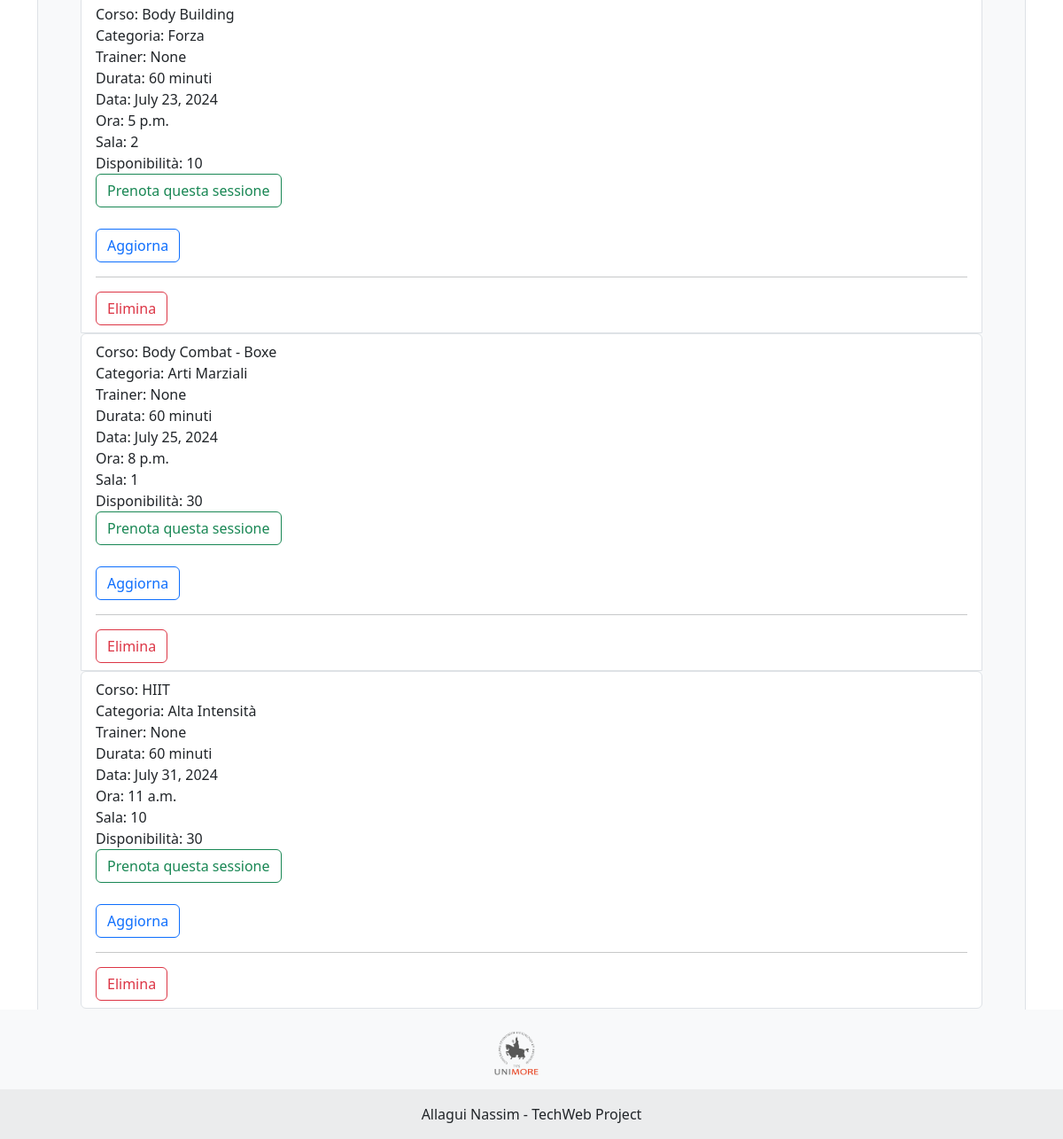
Page /unimoregym/sessioni/disponibili/ (signed in, lower part) on the earlier database version.
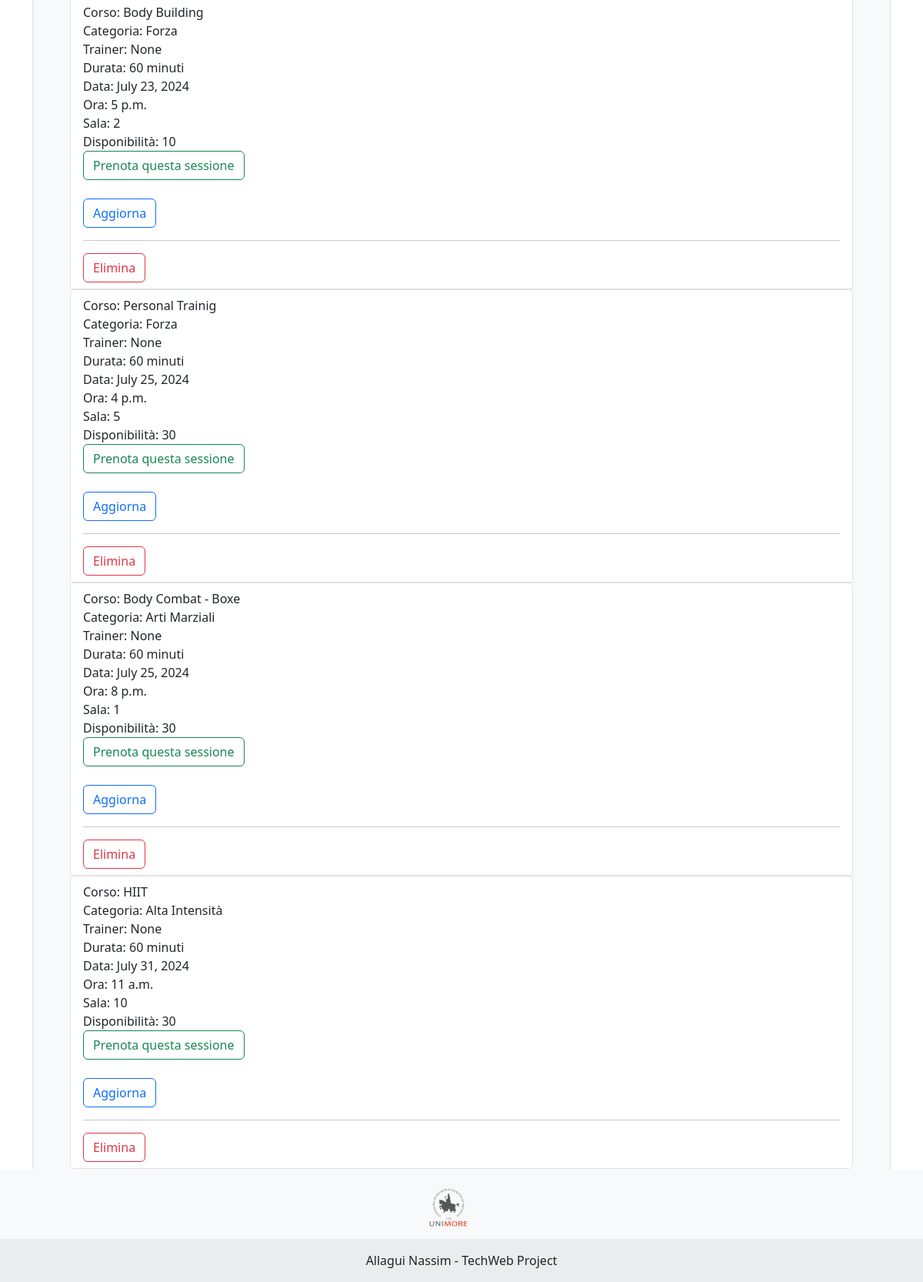
Same page on the later database version.
### unimoregym/models.py (models this page shows, shortened)
class SessioneCorso(models.Model):
    idSessione = models.AutoField(primary_key=True)
    ora = models.TimeField()
    data = models.DateField()
    sala_corso = models.IntegerField()
    disponibilita = models.IntegerField(default=30)
    fk_corso = models.ForeignKey(Corso, on_delete=models.CASCADE)

class Corso(models.Model):
    idcorso = models.CharField(max_length=255, primary_key=True)
    nome = models.CharField(max_length=255)
    categoria = models.CharField(max_length=255, default="")
    descrizione = models.TextField()
    durata = models.IntegerField(default=60, help_text="Durata in minuti")
    fk_trainer = models.ForeignKey(Trainer, on_delete=models.CASCADE, null=True, blank=True)
    valutazione_media = models.FloatField(default=0)
    class Meta:
        verbose_name_plural = "Corsi"

### unimoregym/views.py (the view, shortened to what this page needs)
# urls.py: path('sessioni/disponibili/', sessioni_disponibili, name='sessioni_disponibili'),
@login_required
def sessioni_disponibili(request): #MOSTRA UNA LISTA DI TUTTE LE SESSIONI
    today = timezone.now().date()
    user = request.user
    prenotate = PrenotazioneUtenteCorso.objects.filter(fk_utente=user).values_list('fk_sessione_id', flat=True)
    sessioni = SessioneCorso.objects.exclude(idSessione__in=prenotate, data__gte=today).order_by('data', 'ora')
    return render(request, 'gym/sessioni_disponibili.html', {'sessioni': sessioni})

### unimoregym/templates/gym/sessioni_disponibili.html (shortened to what this page needs)
{% extends 'base_page.html' %}
{% load static %}
{% block content %}
    <div class="h-200 p-5 bg-light border rounded-3" style="margin-bottom: 10px">
    {% for sessione in sessioni %}
      <ul class="list-group">
      <li class="list-group-item">
        Corso: {{ sessione.fk_corso.nome }} <br>
        Categoria: {{ sessione.fk_corso.categoria }} <br>
        Trainer: {{ sessione.fk_corso.fk_trainer }} <br>
        Durata: {{ sessione.fk_corso.durata }} minuti <br>
        Data: {{ sessione.data }}<br>
        Ora: {{ sessione.ora }}<br>
        Sala: {{ sessione.sala_corso }}<br>
        Disponibilità: {{ sessione.disponibilita }}<br>
        <form method="post">
          <button type="submit" class="btn btn-outline-success">Prenota questa sessione</button>
        </form><br>
      {% if "Owner" in user.groups.all.0.name or user.is_staff %}
            <a class="btn btn-outline-primary" href="{% url 'unimoregym:aggiorna_sessione' sessione.pk %}" style="margin-right: 10px">Aggiorna</a><hr>
            <form method="post" action="{% url 'unimoregym:sessione_delete' sessione.pk %}" style="display:inline;">
                <button class="btn btn-outline-danger" type="submit">Elimina</button>
             </form>
    {% endif %}
      </li>
        {% empty %}
        <li class="list-group-item">
        Non ci sono sessioni prenotabili nel prossimo periodo.
        </li>
    {% endfor %}
  </ul>    </div>
{% endblock %}

Differences in the rows shown:
added SessioneCorso: fk_corso.nome "Personal Trainig", fk_corso.categoria "Forza", fk_corso.fk_trainer "None", fk_corso.durata "60", data "July 25, 2024", ora "4 p.m.", sala_corso "5", disponibilita "30", shows "Aggiorna"
